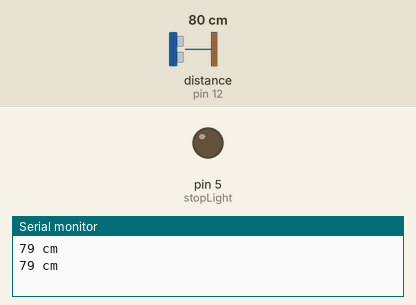
Simulated run of this sketch. Board: Arduino Uno, built with avr-gcc and run on an emulated ATmega328P. On the bench: output pins drawn as LEDs (lit = HIGH), the last lines printed to the serial monitor. Wiring (inferred from the names in the program): ultrasonic range finder: trigger pin 11; echo pin 12. The inputs (shaded band) are chosen by the test bench; at power-on: distance to the obstacle (sensor on pin 12) 80 cm. The echo pulse lasts 58.3 µs per cm; pins used as bus, display or sensor lines are not drawn.

Above: at 1.8 s.
1.9 s: distance to the obstacle (sensor on pin 12) set to 2 cm
At 2.3 s:
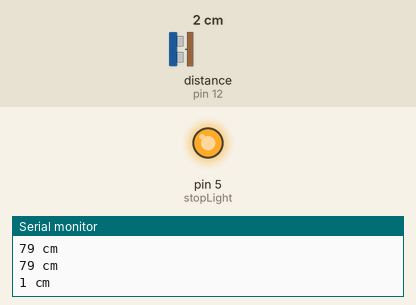
3.5 s: distance to the obstacle (sensor on pin 12) set to 9 cm
6.2 s: distance to the obstacle (sensor on pin 12) set to 11 cm
At 8.3 s:
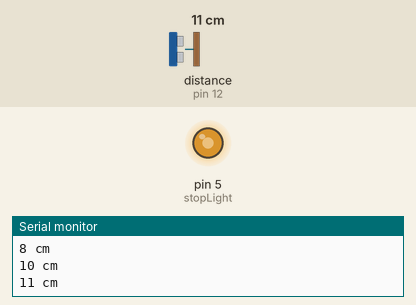
10.3 s: distance to the obstacle (sensor on pin 12) set to 23 cm
12.5 s: distance to the obstacle (sensor on pin 12) set to 18 cm
At 13.6 s:
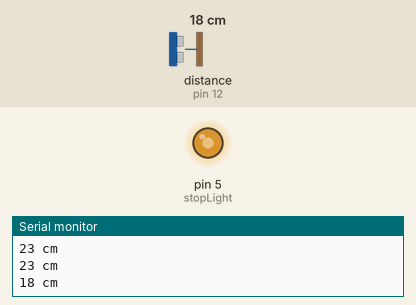
14.5 s: distance to the obstacle (sensor on pin 12) set to 4 cm
At 16.5 s:
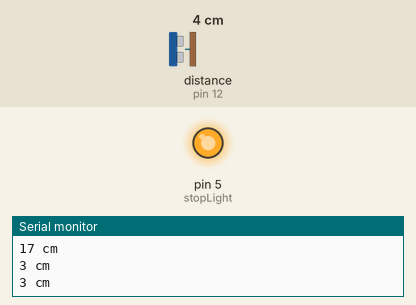
Timing chart, 0 to 17.5 s (numbered marks = the images above; inputs shaded):
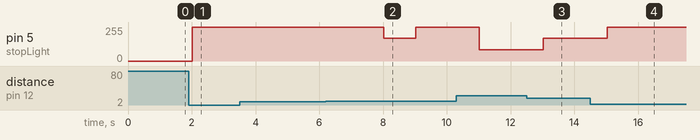

Measured:
- the behaviour switches between 10 and 11 cm on distance to the obstacle (sensor on pin 12) (found by bisection; images 1 and 2)
- after the input at 1.9 s, pin 5 (stopLight): 0/255 → 255/255 after 0.11 s
- after the input at 6.2 s, pin 5 (stopLight): 255/255 → 170/255 after 1.8 s, → 255/255 1.0 s later
- after the input at 12.5 s, pin 5 (stopLight): 85/255 → 170/255 after 0.53 s
- after the input at 14.5 s, pin 5 (stopLight): 170/255 → 255/255 after 0.53 s

The sketch:

ProximityLight.ino
```cpp
int trigPin = 11;
int echoPin = 12;
int stopLight = 5;
long duration, distance;

void setup() {
  Serial.begin(9600);

  pinMode(trigPin, OUTPUT);
  pinMode(echoPin, INPUT);
  pinMode(stopLight, OUTPUT);

}

void loop() {
  digitalWrite(trigPin, LOW);
  delayMicroseconds(5);
  digitalWrite(trigPin, HIGH);
  delayMicroseconds(10);
  digitalWrite(trigPin, LOW);

  duration = pulseIn(echoPin, HIGH);

  distance = (duration * 0.0343) /2;

  Serial.print(distance);
  Serial.print(" cm");
  Serial.println();

  if (distance <= 30 && distance >20){
    analogWrite(stopLight, 85);
  } else if (distance <= 20 && distance > 10){
    analogWrite(stopLight, 170);
  } else if (distance <= 10) {
    analogWrite(stopLight, 255);
  }
  else{
    digitalWrite(stopLight, LOW);
  }

  delay(1000);
}
```
